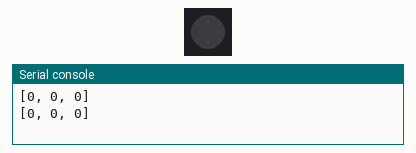
This program was run on a simulated ESP32 board running MicroPython. On the bench: 1 RGB LEDs in strip order, left to right, the last lines printed to the serial console. Dim RGB values are drawn brighter than linear.

Above: at 0.07 s.
At 2.16 s:
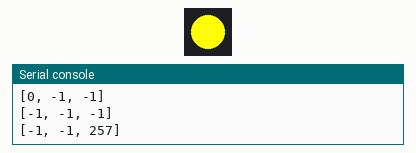
At 5.05 s:
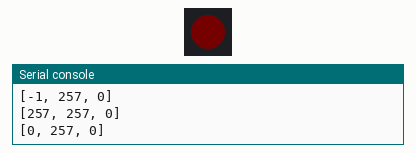
At 8.28 s:
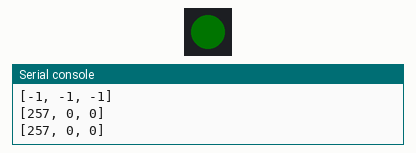
Timing chart, 0 to 10.7 s (numbered marks = the images above):
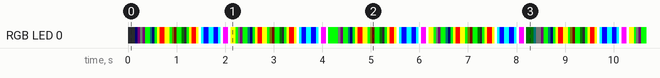

The program:

WD_Gradation.py
```python
import time

import machine

machine.freq()  # get the current frequency of the CPU
machine.freq(240000000)  # set the CPU frequency to 240 MHz

from machine import Pin
from neopixel import NeoPixel

neo = NeoPixel(Pin(38, Pin.OUT), 1)
neo.ORDER = (0, 1, 2, 3)
RGB = [100, 0, 0]
# pinLED = Pin(38, Pin.OUT)  # create output pin on GPIO0

def gradation():

    while True:
        for r in (0,257):
            RGB = [r, 0, 0]
            neo[0] = tuple(RGB)
            neo.write()
            print(RGB)
            time.sleep(0.05)
            for g in (0,257):
                RGB = [r, g, 0]
                neo[0] = tuple(RGB)
                neo.write()
                print(RGB)
                time.sleep(0.05)
                for b in (0,257):
                    RGB = [r, g, b]
                    neo[0] = tuple(RGB)
                    neo.write()
                    print(RGB)
                    time.sleep(0.05)
                    for b in (257, 0, -1):
                        RGB = [r, g, b]
                        neo[0] = tuple(RGB)
                        neo.write()
                        print(RGB)
                        time.sleep(0.05)
                        for g in (257, 0, -1):
                            RGB = [r, g, b]
                            neo[0] = tuple(RGB)
                            neo.write()
                            print(RGB)
                            time.sleep(0.05)
                            for r in (257, 0, -1):
                                RGB = [r, g, b]
                                neo[0] = tuple(RGB)
                                neo.write()
                                print(RGB)
                                time.sleep(0.05)

import network

# wlan = network.WLAN(network.STA_IF) # create station interface
# wlan.active(True)       # activate the interface
# wlan.scan()             # scan for access points
# wlan.isconnected()      # check if the station is connected to an AP
# wlan.connect('ssid', 'key') # connect to an AP
# wlan.config('mac')      # get the interface's MAC address
# wlan.ifconfig()         # get the interface's IP/netmask/gw/DNS addresses

# ap = network.WLAN(network.AP_IF) # create access-point interface
# ap.config(ssid='ESP-AP') # set the SSID of the access point
# ap.config(max_clients=10) # set how many clients can connect to the network
# ap.active(True)         # activate the interface

if __name__ == '__main__':
    gradation()
```

Measured:
- by itself, everything shown: repeats every 16.4 s, in 313 steps
